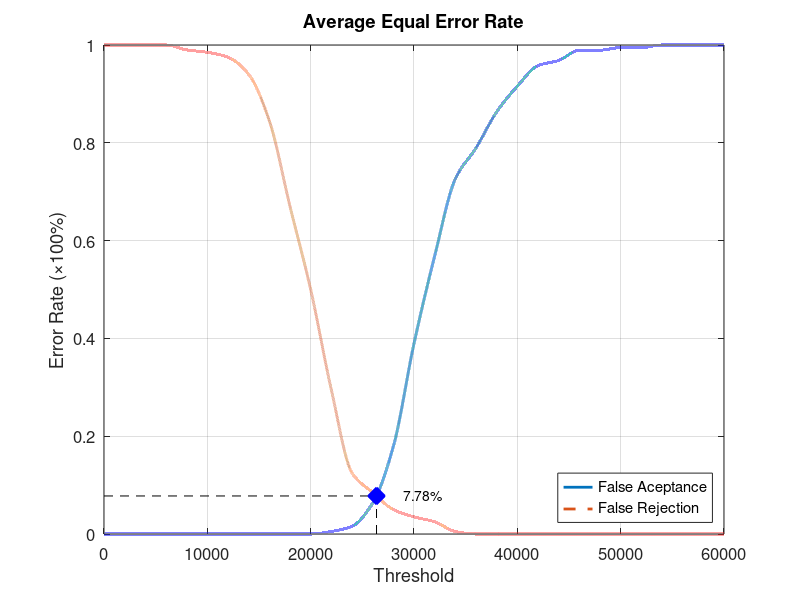
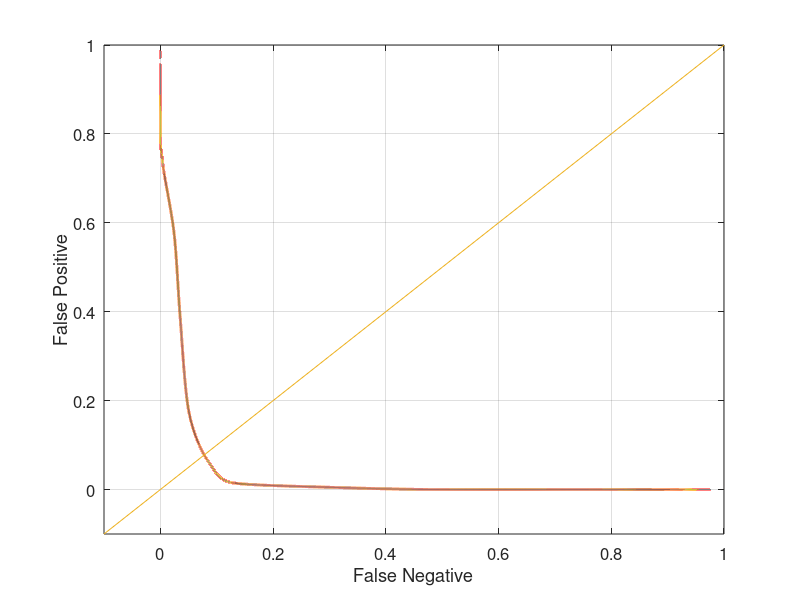

MATLAB code for these plots, in order:
function yEER = Database4_2
close all;
clear;
clc;
x = 0:2000:60000;
xq = 0:0.5:60000;

y0 = [0 0 0 0 0 0 0 0 0 0 0 0.00526316 0.0157895 0.0631579 0.178947 0.389474 0.568421 0.726316 0.789474 0.863158 0.915789 0.957895 0.968421 0.989474 0.989474 0.994737 0.994737 1 1 1 1];
yy0 = interp1(x, y0, xq, 'pchip');
y1 = [1 1 1 1 0.99 0.985 0.975 0.94 0.845 0.67 0.5 0.295 0.125 0.085 0.05 0.035 0.025 0.005 0 0 0 0 0 0 0 0 0 0 0 0 0];
yy1 = interp1(x, y1, xq, 'pchip');

% Calculating EER: 
y2 = abs(y0 - y1);
find(y2 == min(y2))
yy2 = abs(yy0 - yy1);
xEER = find(yy2 == min(yy2));
xEERIndex = xq(xEER) % X-axis EER
yEER = yy0(xEER) % Y-axis EER

main = figure
plot(xq, yy0,'-','LineWidth', 2);	hold on
plot(xq, yy1,'--','LineWidth', 2);	hold on
plot([xEERIndex xEERIndex], [0 yEER], 'k--');	hold on
plot([0 xEERIndex], [yEER yEER], 'k--');	hold on
plot(xEERIndex, yEER, 'bx', 'LineWidth', 10);	hold on
text(xEERIndex + 10 * xEERIndex / 100, yEER, [num2str(round((10000 * yEER)) / 100) '%'])
legend('False Aceptance', 'False Rejection', 'Location', 'SouthEast')
xlabel('Threshold')
ylabel('Error Rate (\times100%)')
title('Average Equal Error Rate')
set(gca, 'FontSize', 12)
axis([0 60000 0 1])
grid on

print(main, 'Database4_2Main', '-dpng');
FNRxFPR = figure('Color', [1 1 1]);
plot(yy1, yy0, '-', yy1, yy0, 'LineWidth', 2);
hold on
y = -0.1:0.1:1
plot(y, y); 
set(gca, 'FontSize', 12)
xlabel('False Negative')
ylabel('False Positive')
axis([-0.1 1 -0.1 1])
set(gca, 'FontSize', 12)
grid on

print(FNRxFPR, 'Database4_2FNRxFPR','-dpng');
end
